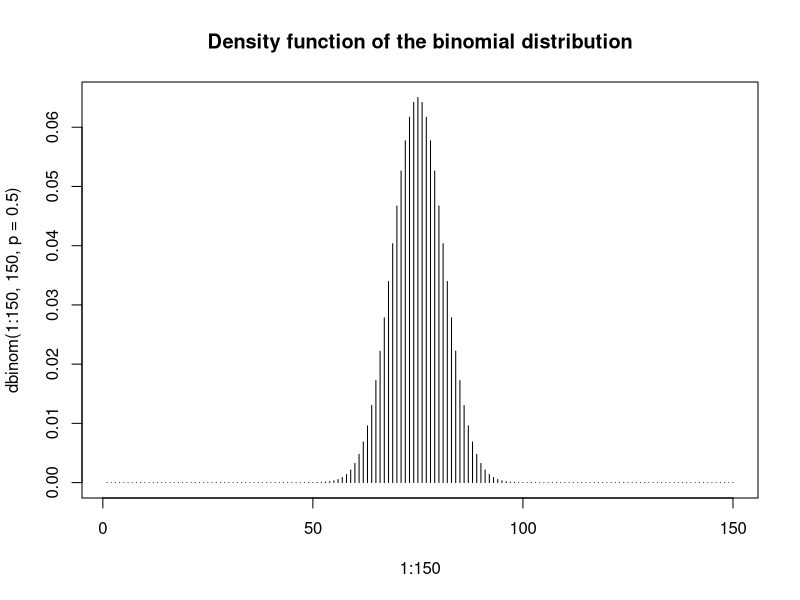
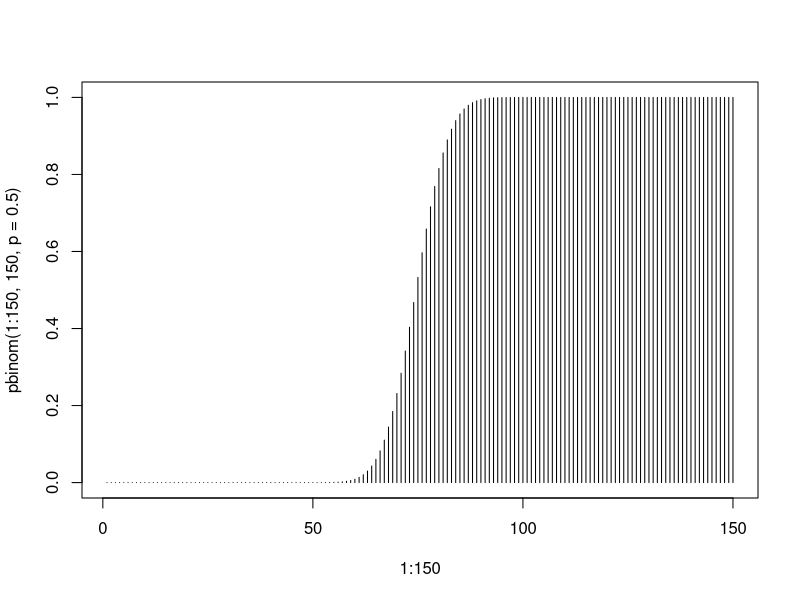
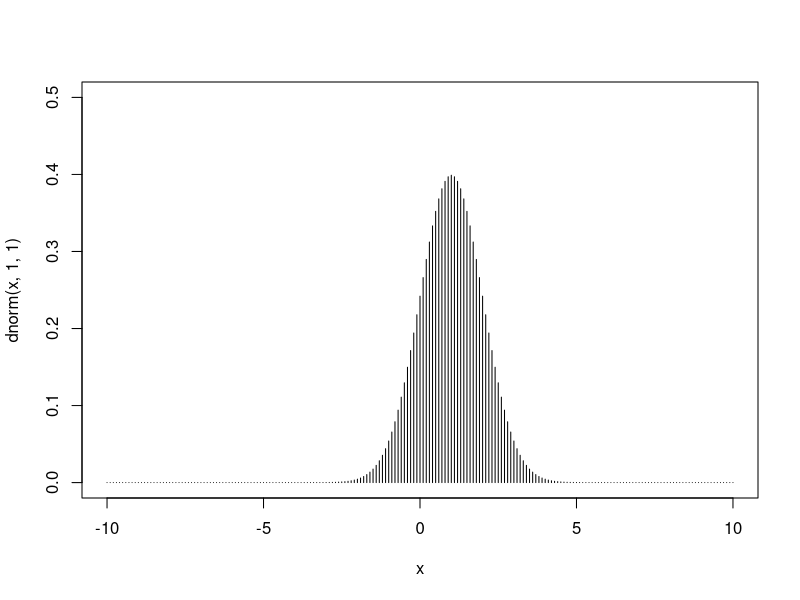
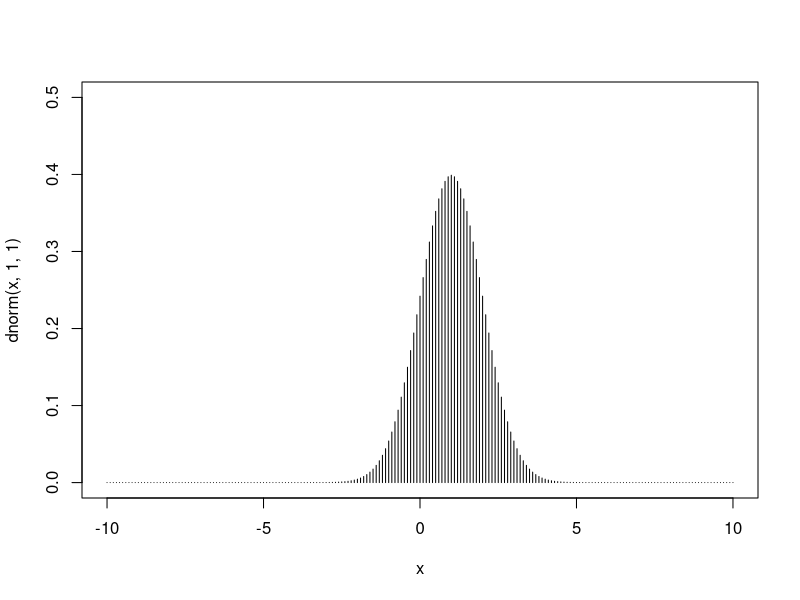
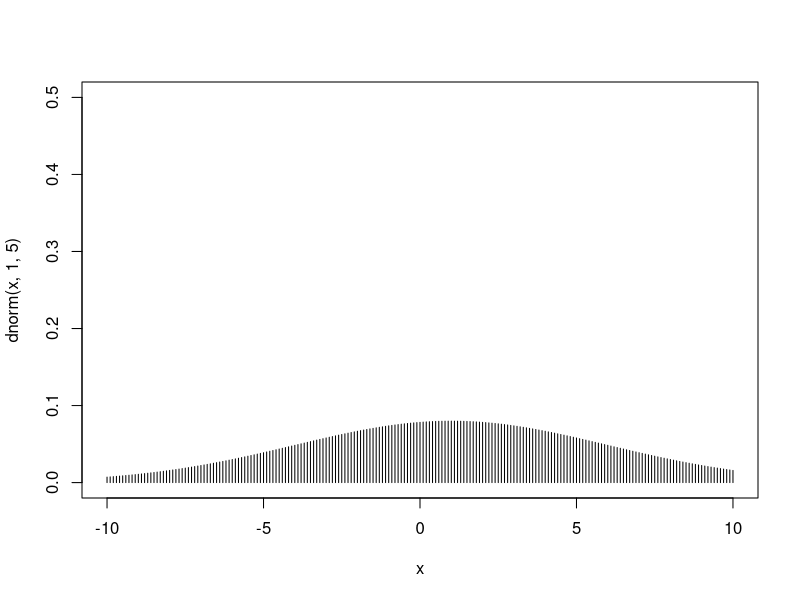
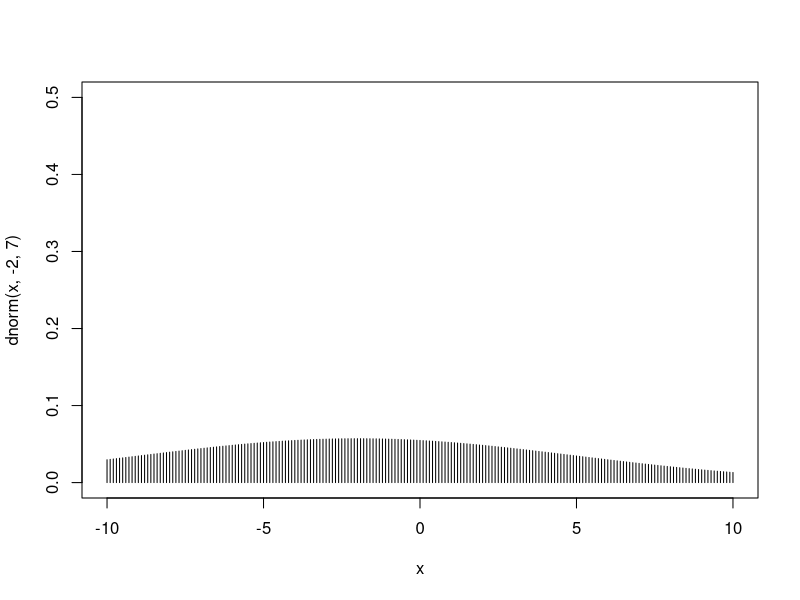
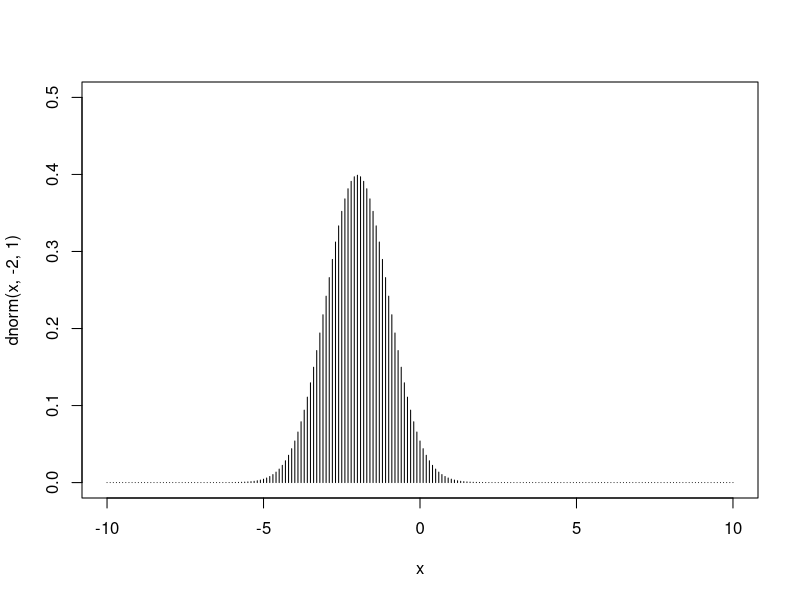

Generate these figures, in order, with R:
#IDA chapter 02: Binomial distribution

#a) You can use the function dbinom(x, n, p) to calculate the density
#function of a binomial distribution with parameters x, n and p.
#Use this function to calculate the probability that you exactly
#75 times (=x) would get ”head” if you toss a fair coin 150 times
#(=n)! What does the parameter p mean? What’s the value of the
#parameter p in this task?

n=150
dbinom(x=75, n, p=.5)

#(b) Use the function dbinom(x, n, p) to calculate the probability that
#you not more than 75 times (=x) would get ”head” if you toss
#a fair coin 150 times (=n)!

sum(dbinom(0:75,n, p=0.5))
  
#(c) Let X= The number of ”heads” you get when you toss a fair coin 150 times.

#Calculate the probability that P(X ≥ 76)!

1-sum(dbinom(0:75,n, p=.5))

#or
sum(dbinom(76:150, n, p=.5))


#(d) Use the function plot(1:150, dbinom(1:150, n , p)) to plot the
#density function for the binomial distribution with n and p as in
#a).

plot(1:150, dbinom(1:150, 150, p=0.5), type="h", main ="Density function of the binomial distribution")



#(e) Use the function pbinom in the same way as you did in task 1d.
#Explain the results! What is the relation between the plot in 1d
#and the plot in this task?
  
plot(1:150, pbinom( 1:150, 150 , p=.5), type="h")


#(f) Assume that the probability to get ”head” in a single toss with a
#coin is 0.80 (the coin is not fair!). Use the function dbinom(x, n,p) 
#to calculate the probability that you not more than 75 times
#(=x) would get ”head” if you toss this coin 150 times (=n)!
  
sum(dbinom(0:75, n, p=.8))


#(g) Assume that the probability to get ”head” in a single toss with a
#coin is 0.80 (the coin is not fair!). Use the function dbinom(x, n,p) 
#to calculate the probability that you exactly 140 times (=x)
#would get ”head” if you toss this coin 150 times (=n)!

(dbinom(140, n, p=.8))



#2.Normal distribution


#(a) Use the functions dnorm and plot to plot the density function of
#the following normal distributions:
#i. expectation µ = 1 and standard deviation σ = 1


x=seq(-10,10, by=.1)
plot( x, dnorm( x, 1, 1), type= "h",xlim=c(-10,10), ylim=c(0, 0.5))

plot ( x, dnorm ( x , 1 , 1 ) ,
       type = "h" ,xlim=c(-10,10),ylim=c(0, 0.5))

#ii. expectation µ = 1 and standard deviation σ = 5


plot(x, dnorm(x,1, 5), type="h", xlim=c(-10,10), ylim=c(0,0.5))

#iii. expectation µ = −2 and standard deviation σ = 7

plot(x, dnorm(x,-2,7), type="h", ylim=c(0,0.5), xlim=c(-10,10))

#iv. expectation µ = −2 and standard deviation σ = 1

plot(x, dnorm(x,-2,1), type="h", ylim=c(0,0.5), xlim=c(-10,10))

#Make sure the same scale is used for all plots. Compare the plots
#w.r.t. location and spread of the normal distributions! Is this what
#you expect? Motivate!


#(b) i. Assume that your random variable X is normally distributed
#with expectation 0 and standard deviation 1. Let R calculate
#P(X ≤ 1.96)

pnorm(1.96)
#   =0.975

pnorm(1.96, mean = 0, sd=1)


# =0.9750021

#Hint: Use can use the function pnorm.
#ii. Assume that your random variable X is normally distributed
#with expectation 5 and standard deviation 2. Let R calculate
#P(X ≤ 1.96)
pnorm(1.96)
#   =0.975

pnorm(1.96, mean = 5, sd=2)
#0.06425549

#iii. Why do you get different answers in 2(b)i and 2(b)ii?

#because of standard deviation varies 1 and 2
  







  
